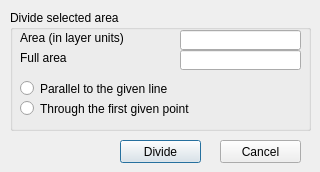
<?xml version="1.0" encoding="UTF-8"?>
<ui version="4.0">
 <class>AreaDivDialog</class>
 <widget class="QDialog" name="AreaDivDialog">
  <property name="geometry">
   <rect>
    <x>0</x>
    <y>0</y>
    <width>320</width>
    <height>172</height>
   </rect>
  </property>
  <property name="sizePolicy">
   <sizepolicy hsizetype="Fixed" vsizetype="Fixed">
    <horstretch>0</horstretch>
    <verstretch>0</verstretch>
   </sizepolicy>
  </property>
  <property name="minimumSize">
   <size>
    <width>320</width>
    <height>172</height>
   </size>
  </property>
  <property name="maximumSize">
   <size>
    <width>320</width>
    <height>172</height>
   </size>
  </property>
  <property name="windowTitle">
   <string>Area Division</string>
  </property>
  <property name="accessibleName">
   <string/>
  </property>
  <property name="locale">
   <locale language="English" country="UnitedKingdom"/>
  </property>
  <widget class="QPushButton" name="DivideButton">
   <property name="geometry">
    <rect>
     <x>120</x>
     <y>140</y>
     <width>81</width>
     <height>23</height>
    </rect>
   </property>
   <property name="sizePolicy">
    <sizepolicy hsizetype="Fixed" vsizetype="Fixed">
     <horstretch>0</horstretch>
     <verstretch>0</verstretch>
    </sizepolicy>
   </property>
   <property name="text">
    <string>Divide</string>
   </property>
  </widget>
  <widget class="QPushButton" name="CancelButton">
   <property name="geometry">
    <rect>
     <x>220</x>
     <y>140</y>
     <width>81</width>
     <height>23</height>
    </rect>
   </property>
   <property name="sizePolicy">
    <sizepolicy hsizetype="Fixed" vsizetype="Fixed">
     <horstretch>0</horstretch>
     <verstretch>0</verstretch>
    </sizepolicy>
   </property>
   <property name="text">
    <string>Cancel</string>
   </property>
  </widget>
  <widget class="QGroupBox" name="AreaDivGroup">
   <property name="geometry">
    <rect>
     <x>10</x>
     <y>10</y>
     <width>301</width>
     <height>121</height>
    </rect>
   </property>
   <property name="title">
    <string>Divide selected area</string>
   </property>
   <widget class="QLineEdit" name="AreaLineEdit">
    <property name="geometry">
     <rect>
      <x>170</x>
      <y>20</y>
      <width>121</width>
      <height>20</height>
     </rect>
    </property>
   </widget>
   <widget class="QLabel" name="AreaLabel">
    <property name="geometry">
     <rect>
      <x>10</x>
      <y>20</y>
      <width>151</width>
      <height>16</height>
     </rect>
    </property>
    <property name="text">
     <string>Area (in layer units)</string>
    </property>
   </widget>
   <widget class="QRadioButton" name="OnePointRadio">
    <property name="geometry">
     <rect>
      <x>10</x>
      <y>90</y>
      <width>271</width>
      <height>17</height>
     </rect>
    </property>
    <property name="sizePolicy">
     <sizepolicy hsizetype="Fixed" vsizetype="Fixed">
      <horstretch>0</horstretch>
      <verstretch>0</verstretch>
     </sizepolicy>
    </property>
    <property name="text">
     <string>Through the first given point</string>
    </property>
   </widget>
   <widget class="QRadioButton" name="TwoPointRadio">
    <property name="geometry">
     <rect>
      <x>10</x>
      <y>70</y>
      <width>271</width>
      <height>17</height>
     </rect>
    </property>
    <property name="sizePolicy">
     <sizepolicy hsizetype="Fixed" vsizetype="Fixed">
      <horstretch>0</horstretch>
      <verstretch>0</verstretch>
     </sizepolicy>
    </property>
    <property name="text">
     <string>Parallel to the given line</string>
    </property>
   </widget>
   <widget class="QLabel" name="TotalLabel">
    <property name="geometry">
     <rect>
      <x>10</x>
      <y>40</y>
      <width>151</width>
      <height>16</height>
     </rect>
    </property>
    <property name="text">
     <string>Full area</string>
    </property>
   </widget>
   <widget class="QLineEdit" name="TotalLineEdit">
    <property name="geometry">
     <rect>
      <x>170</x>
      <y>40</y>
      <width>121</width>
      <height>20</height>
     </rect>
    </property>
    <property name="readOnly">
     <bool>true</bool>
    </property>
   </widget>
  </widget>
 </widget>
 <tabstops>
  <tabstop>AreaLineEdit</tabstop>
  <tabstop>OnePointRadio</tabstop>
  <tabstop>TwoPointRadio</tabstop>
  <tabstop>DivideButton</tabstop>
  <tabstop>CancelButton</tabstop>
 </tabstops>
 <resources/>
 <connections/>
</ui>
